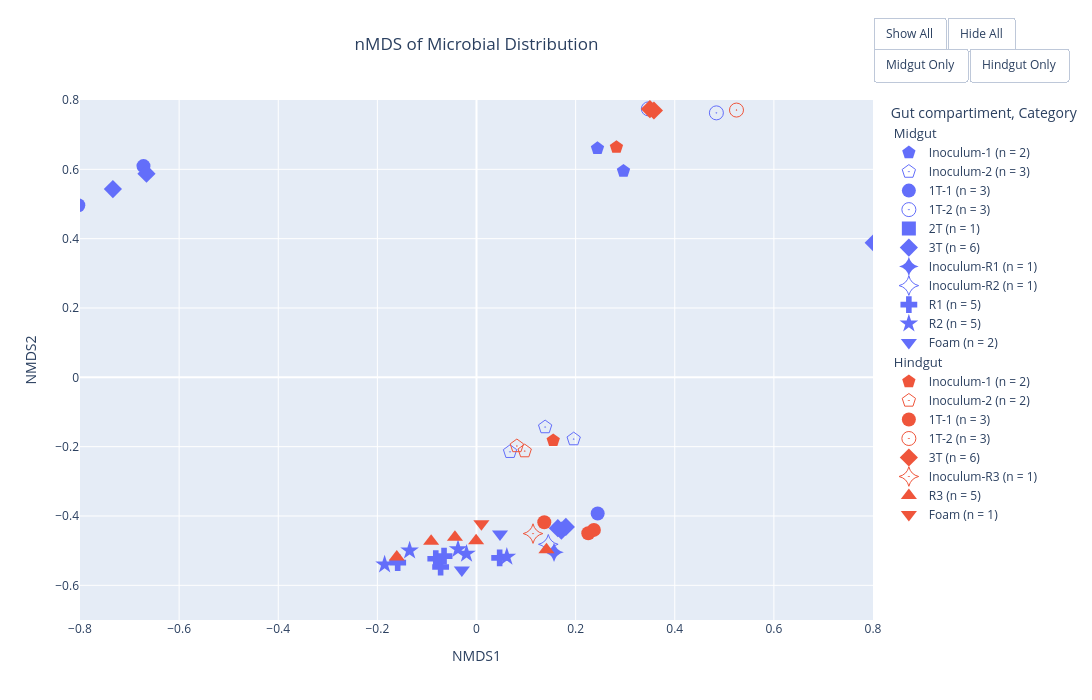

Notebook code for this chart:
### Code cell


### Figure 1 — Plotly figure (JSON) as saved in the notebook; plotly's stock layout.template omitted (floating-point values rounded to 4 significant figures)
{"data": [{"hovertemplate": "Gut compartiment=Midgut<br>Category=Inoculum-1<br>NMDS1=%{x}<br>NMDS2=%{y}<extra></extra>", "legendgroup": "Midgut", "legendgrouptitle": {"text": "Midgut"}, "marker": {"color": "#636efa", "size": 14, "symbol": 13}, "mode": "markers", "name": "Inoculum-1 (n = 2)", "orientation": "v", "showlegend": true, "type": "scatter", "x": [0.2441, 0.2966], "xaxis": "x", "y": [0.6605, 0.5951], "yaxis": "y"}, {"hovertemplate": "Gut compartiment=Midgut<br>Category=Inoculum-2<br>NMDS1=%{x}<br>NMDS2=%{y}<extra></extra>", "legendgroup": "Midgut", "legendgrouptitle": {"text": "Midgut"}, "marker": {"color": "#636efa", "size": 14, "symbol": 313}, "mode": "markers", "name": "Inoculum-2 (n = 3)", "orientation": "v", "showlegend": true, "type": "scatter", "x": [0.1961, 0.1385, 0.06767], "xaxis": "x", "y": [-0.1782, -0.1435, -0.2148], "yaxis": "y"}, {"hovertemplate": "Gut compartiment=Midgut<br>Category=1T-1<br>NMDS1=%{x}<br>NMDS2=%{y}<extra></extra>", "legendgroup": "Midgut", "legendgrouptitle": {"text": "Midgut"}, "marker": {"color": "#636efa", "size": 14, "symbol": 0}, "mode": "markers", "name": "1T-1 (n = 3)", "orientation": "v", "showlegend": true, "type": "scatter", "x": [-0.6719, -0.8034, 0.2445], "xaxis": "x", "y": [0.6094, 0.4964, -0.3927], "yaxis": "y"}, {"hovertemplate": "Gut compartiment=Midgut<br>Category=1T-2<br>NMDS1=%{x}<br>NMDS2=%{y}<extra></extra>", "legendgroup": "Midgut", "legendgrouptitle": {"text": "Midgut"}, "marker": {"color": "#636efa", "size": 14, "symbol": 300}, "mode": "markers", "name": "1T-2 (n = 3)", "orientation": "v", "showlegend": true, "type": "scatter", "x": [-1.152, 0.3467, 0.484], "xaxis": "x", "y": [0.5054, 0.7744, 0.7629], "yaxis": "y"}, {"hovertemplate": "Gut compartiment=Midgut<br>Category=2T<br>NMDS1=%{x}<br>NMDS2=%{y}<extra></extra>", "legendgroup": "Midgut", "legendgrouptitle": {"text": "Midgut"}, "marker": {"color": "#636efa", "size": 14, "symbol": 1}, "mode": "markers", "name": "2T (n = 1)", "orientation": "v", "showlegend": true, "type": "scatter", "x": [0.4877], "xaxis": "x", "y": [0.9057], "yaxis": "y"}, {"hovertemplate": "Gut compartiment=Midgut<br>Category=3T<br>NMDS1=%{x}<br>NMDS2=%{y}<extra></extra>", "legendgroup": "Midgut", "legendgrouptitle": {"text": "Midgut"}, "marker": {"color": "#636efa", "size": 14, "symbol": 2}, "mode": "markers", "name": "3T (n = 6)", "orientation": "v", "showlegend": true, "type": "scatter", "x": [0.1713, 0.1803, 0.1641, 0.8014, -0.6658, -0.7336], "xaxis": "x", "y": [-0.4419, -0.4316, -0.4352, 0.3881, 0.5874, 0.5429], "yaxis": "y"}, {"hovertemplate": "Gut compartiment=Midgut<br>Category=Inoculum-R1<br>NMDS1=%{x}<br>NMDS2=%{y}<extra></extra>", "legendgroup": "Midgut", "legendgrouptitle": {"text": "Midgut"}, "marker": {"color": "#636efa", "size": 14, "symbol": 22}, "mode": "markers", "name": "Inoculum-R1 (n = 1)", "orientation": "v", "showlegend": true, "type": "scatter", "x": [0.1564], "xaxis": "x", "y": [-0.5045], "yaxis": "y"}, {"hovertemplate": "Gut compartiment=Midgut<br>Category=Inoculum-R2<br>NMDS1=%{x}<br>NMDS2=%{y}<extra></extra>", "legendgroup": "Midgut", "legendgrouptitle": {"text": "Midgut"}, "marker": {"color": "#636efa", "size": 14, "symbol": 122}, "mode": "markers", "name": "Inoculum-R2 (n = 1)", "orientation": "v", "showlegend": true, "type": "scatter", "x": [0.1449], "xaxis": "x", "y": [-0.4816], "yaxis": "y"}, {"hovertemplate": "Gut compartiment=Midgut<br>Category=R1<br>NMDS1=%{x}<br>NMDS2=%{y}<extra></extra>", "legendgroup": "Midgut", "legendgrouptitle": {"text": "Midgut"}, "marker": {"color": "#636efa", "size": 14, "symbol": 3}, "mode": "markers", "name": "R1 (n = 5)", "orientation": "v", "showlegend": true, "type": "scatter", "x": [0.04671, -0.0724, -0.08215, -0.06547, -0.159], "xaxis": "x", "y": [-0.5209, -0.5473, -0.5233, -0.5157, -0.5346], "yaxis": "y"}, {"hovertemplate": "Gut compartiment=Midgut<br>Category=R2<br>NMDS1=%{x}<br>NMDS2=%{y}<extra></extra>", "legendgroup": "Midgut", "legendgrouptitle": {"text": "Midgut"}, "marker": {"color": "#636efa", "size": 14, "symbol": 17}, "mode": "markers", "name": "R2 (n = 5)", "orientation": "v", "showlegend": true, "type": "scatter", "x": [0.06119, -0.02012, -0.03728, -0.1349, -0.1854], "xaxis": "x", "y": [-0.5175, -0.5087, -0.4957, -0.4999, -0.54], "yaxis": "y"}, {"hovertemplate": "Gut compartiment=Midgut<br>Category=Foam<br>NMDS1=%{x}<br>NMDS2=%{y}<extra></extra>", "legendgroup": "Midgut", "legendgrouptitle": {"text": "Midgut"}, "marker": {"color": "#636efa", "size": 14, "symbol": 6}, "mode": "markers", "name": "Foam (n = 2)", "orientation": "v", "showlegend": true, "type": "scatter", "x": [0.04739, -0.02957], "xaxis": "x", "y": [-0.4518, -0.5555], "yaxis": "y"}, {"hovertemplate": "Gut compartiment=Hindgut<br>Category=Inoculum-1<br>NMDS1=%{x}<br>NMDS2=%{y}<extra></extra>", "legendgroup": "Hindgut", "legendgrouptitle": {"text": "Hindgut"}, "marker": {"color": "#EF553B", "size": 14, "symbol": 13}, "mode": "markers", "name": "Inoculum-1 (n = 2)", "orientation": "v", "showlegend": true, "type": "scatter", "x": [0.2824, 0.1548], "xaxis": "x", "y": [0.6638, -0.1819], "yaxis": "y"}, {"hovertemplate": "Gut compartiment=Hindgut<br>Category=Inoculum-2<br>NMDS1=%{x}<br>NMDS2=%{y}<extra></extra>", "legendgroup": "Hindgut", "legendgrouptitle": {"text": "Hindgut"}, "marker": {"color": "#EF553B", "size": 14, "symbol": 313}, "mode": "markers", "name": "Inoculum-2 (n = 2)", "orientation": "v", "showlegend": true, "type": "scatter", "x": [0.08145, 0.09731], "xaxis": "x", "y": [-0.1981, -0.2129], "yaxis": "y"}, {"hovertemplate": "Gut compartiment=Hindgut<br>Category=1T-1<br>NMDS1=%{x}<br>NMDS2=%{y}<extra></extra>", "legendgroup": "Hindgut", "legendgrouptitle": {"text": "Hindgut"}, "marker": {"color": "#EF553B", "size": 14, "symbol": 0}, "mode": "markers", "name": "1T-1 (n = 3)", "orientation": "v", "showlegend": true, "type": "scatter", "x": [0.2368, 0.2255, 0.1368], "xaxis": "x", "y": [-0.4402, -0.4497, -0.4182], "yaxis": "y"}, {"hovertemplate": "Gut compartiment=Hindgut<br>Category=1T-2<br>NMDS1=%{x}<br>NMDS2=%{y}<extra></extra>", "legendgroup": "Hindgut", "legendgrouptitle": {"text": "Hindgut"}, "marker": {"color": "#EF553B", "size": 14, "symbol": 300}, "mode": "markers", "name": "1T-2 (n = 3)", "orientation": "v", "showlegend": true, "type": "scatter", "x": [0.5301, 0.5222, 0.5246], "xaxis": "x", "y": [0.8441, 0.9038, 0.771], "yaxis": "y"}, {"hovertemplate": "Gut compartiment=Hindgut<br>Category=3T<br>NMDS1=%{x}<br>NMDS2=%{y}<extra></extra>", "legendgroup": "Hindgut", "legendgrouptitle": {"text": "Hindgut"}, "marker": {"color": "#EF553B", "size": 14, "symbol": 2}, "mode": "markers", "name": "3T (n = 6)", "orientation": "v", "showlegend": true, "type": "scatter", "x": [-0.4732, -0.451, -1.122, -0.8888, 0.358, 0.3499], "xaxis": "x", "y": [1.155, 1.021, 0.4803, 0.4202, 0.7697, 0.7738], "yaxis": "y"}, {"hovertemplate": "Gut compartiment=Hindgut<br>Category=Inoculum-R3<br>NMDS1=%{x}<br>NMDS2=%{y}<extra></extra>", "legendgroup": "Hindgut", "legendgrouptitle": {"text": "Hindgut"}, "marker": {"color": "#EF553B", "size": 14, "symbol": 322}, "mode": "markers", "name": "Inoculum-R3 (n = 1)", "orientation": "v", "showlegend": true, "type": "scatter", "x": [0.114], "xaxis": "x", "y": [-0.4508], "yaxis": "y"}, {"hovertemplate": "Gut compartiment=Hindgut<br>Category=R3<br>NMDS1=%{x}<br>NMDS2=%{y}<extra></extra>", "legendgroup": "Hindgut", "legendgrouptitle": {"text": "Hindgut"}, "marker": {"color": "#EF553B", "size": 14, "symbol": 5}, "mode": "markers", "name": "R3 (n = 5)", "orientation": "v", "showlegend": true, "type": "scatter", "x": [0.1411, -0.0008039, -0.0435, -0.09155, -0.1609], "xaxis": "x", "y": [-0.4977, -0.4715, -0.4612, -0.4728, -0.5181], "yaxis": "y"}, {"hovertemplate": "Gut compartiment=Hindgut<br>Category=Foam<br>NMDS1=%{x}<br>NMDS2=%{y}<extra></extra>", "legendgroup": "Hindgut", "legendgrouptitle": {"text": "Hindgut"}, "marker": {"color": "#EF553B", "size": 14, "symbol": 6}, "mode": "markers", "name": "Foam (n = 1)", "orientation": "v", "showlegend": true, "type": "scatter", "x": [0.00986], "xaxis": "x", "y": [-0.4226], "yaxis": "y"}], "layout": {"height": 700, "legend": {"groupclick": "toggleitem", "title": {"text": "Gut compartiment, Category"}, "tracegroupgap": 0}, "title": {"pad": {"l": 300}, "text": "nMDS of Microbial Distribution"}, "updatemenus": [{"buttons": [{"args": ["visible", [true, true, true, true, true, true, true, true, true, true, true, true, true, true, true, true, true, true, true]], "label": "Show All", "method": "restyle"}, {"args": ["visible", ["legendonly", "legendonly", "legendonly", "legendonly", "legendonly", "legendonly", "legendonly", "legendonly", "legendonly", "legendonly", "legendonly", "legendonly", "legendonly", "legendonly", "legendonly", "legendonly", "legendonly", "legendonly", "legendonly"]], "label": "Hide All", "method": "restyle"}], "direction": "left", "showactive": false, "type": "buttons", "x": 1, "xanchor": "left", "y": 1.16}, {"buttons": [{"args": ["visible", [true, true, true, true, true, true, true, true, true, true, true, "legendonly", "legendonly", "legendonly", "legendonly", "legendonly", "legendonly", "legendonly", "legendonly"]], "label": "Midgut Only", "method": "restyle"}, {"args": ["visible", ["legendonly", "legendonly", "legendonly", "legendonly", "legendonly", "legendonly", "legendonly", "legendonly", "legendonly", "legendonly", "legendonly", true, true, true, true, true, true, true, true]], "label": "Hindgut Only", "method": "restyle"}], "direction": "left", "showactive": false, "type": "buttons", "x": 1, "xanchor": "left", "y": 1.1}], "width": 1200, "xaxis": {"anchor": "y", "domain": [0, 1], "range": [-0.8, 0.8], "title": {"text": "NMDS1"}}, "yaxis": {"anchor": "x", "domain": [0, 1], "range": [-0.7, 0.8], "title": {"text": "NMDS2"}}}}
